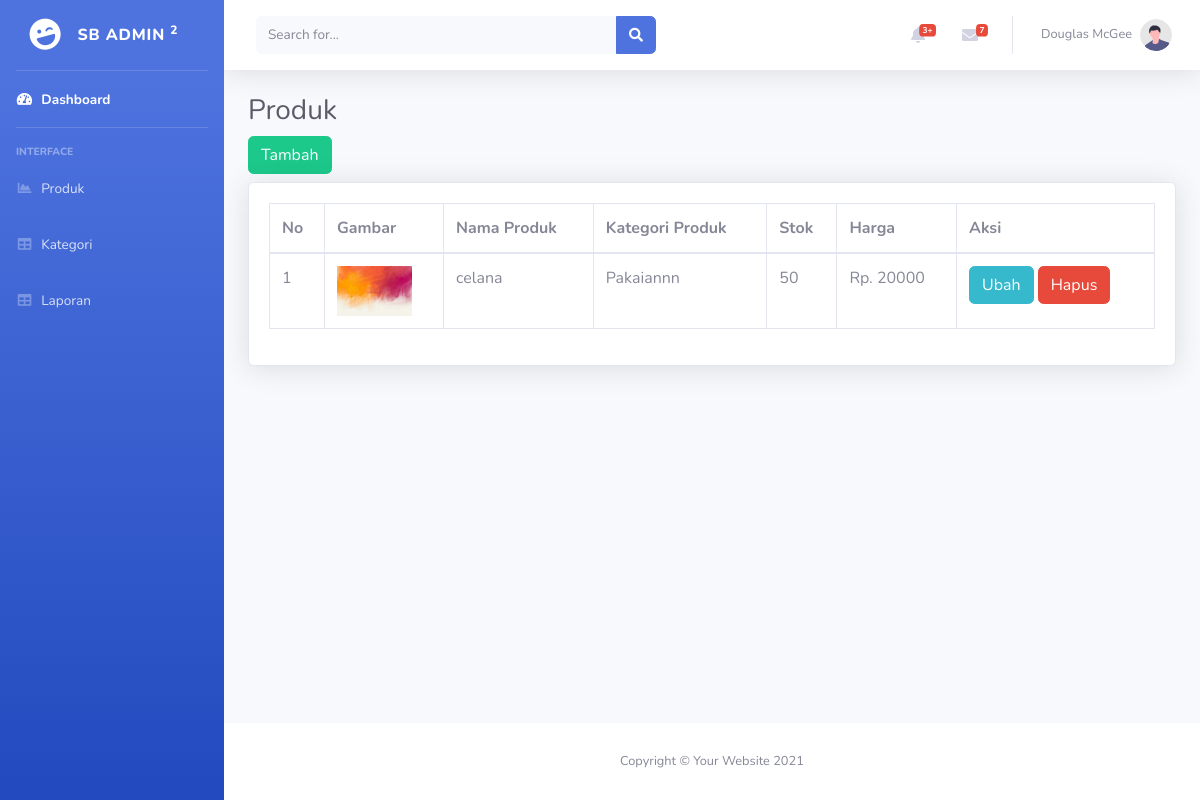
Page /index.php/admin/produk on the earlier database version.
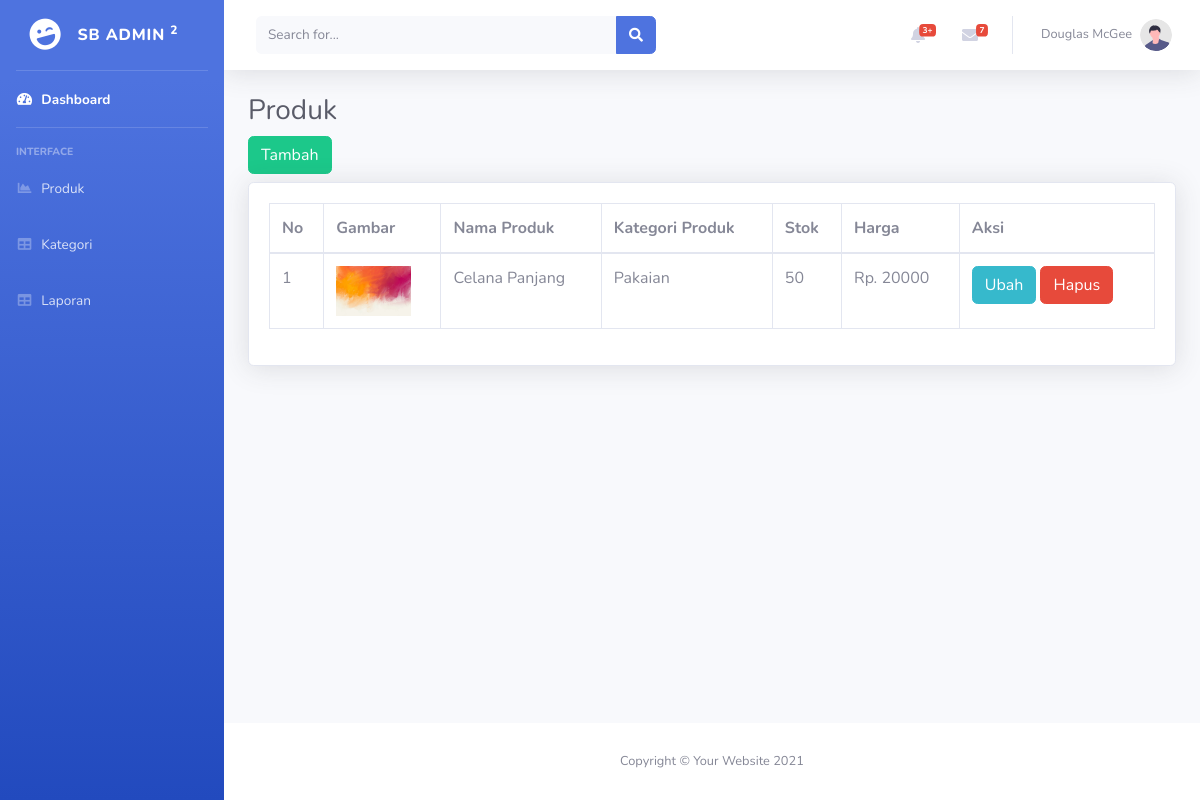
Same page on the later database version.
### tables this page shows
CREATE TABLE IF NOT EXISTS `produk` (
  `id_produk` char(5) NOT NULL,
  `nama_produk` varchar(128) NOT NULL,
  `gambar` blob NOT NULL,
  `id_kategori_produk` int NOT NULL,
  `stok` int NOT NULL,
  `harga` decimal(10,0) NOT NULL,
  `deskripsi` text NOT NULL,
  `slug` varchar(255) NOT NULL,
  PRIMARY KEY (`id_produk`)
);

CREATE TABLE IF NOT EXISTS `kategori_produk` (
  `id_kategori_produk` int NOT NULL AUTO_INCREMENT,
  `nama_kategori_produk` varchar(25) NOT NULL,
  PRIMARY KEY (`id_kategori_produk`)
);

### application/controllers/admin/Produk.php (called while the page is built, shortened)
<?php
class Produk extends CI_Controller {
    public function index()
    {
        $data = [
            'content' => 'admin/produk',
            'produk' => $this->db->select('*')
                    ->from('produk as p')
                    ->join('kategori_produk as kp', 'kp.id_kategori_produk = p.id_kategori_produk')
                    ->get()->result(),
        ];
        $this->load->view('admin/layouts/app', $data);
    }
}

### index.php (called while the page is built, shortened)
<?php
require_once BASEPATH.'core/CodeIgniter.php';

### application/views/admin/produk.php (the view)
 <div class="container-fluid">
<h1 class="h3 mb-2 text-gray-800">Produk</h1>
<a href="produk/tambah" class="btn btn-success mb-2">Tambah</a>
<div class="card shadow mb-4">
    <div class="card-body">
        <div class="table-responsive">
            <table class="table table-bordered" id="dataTable" width="100%" cellspacing="0">
                <thead>
                    <tr>
                        <th>No</th>
                        <th>Gambar</th>
                        <th>Nama Produk</th>
                        <th>Kategori Produk</th>
                        <th>Stok</th>
                        <th>Harga</th>
                        <th>Aksi</th>
                    </tr>
                </thead>
                <tbody>
                    <?php $no=1; foreach ($produk as $row): ?>
                    <tr>
                        <td><?= $no++ ?></td>
                        <td><img src="<?= base_url('assets/uploads/') . $row->gambar ?>" class="img-fluid" width="75px" alt="Gambar Produk"></td>
                        <td><?= $row->nama_produk ?></td>
                        <td><?= $row->nama_kategori_produk ?></td>
                        <td><?= $row->stok ?></td>
                        <td>Rp. <?= $row->harga ?></td>
                        <td>
                            <a href="<?= base_url('admin/produk/ubah/') . $row->id_produk ?>" class="btn btn-info">Ubah</a>
                            <a href="<?= base_url('admin/produk/hapus_produk/') . $row->id_produk ?>" class="btn btn-danger">Hapus</a>
                        </td>
                    </tr>
                    <?php endforeach; ?>
                </tbody>
            </table>
        </div>
    </div>
</div>
</div>

Differences in the rows shown:
changed produk: nama_produk "celana" → "Celana Panjang"; id_kategori_produk.nama_kategori_produk "Pakaiannn" → "Pakaian"
